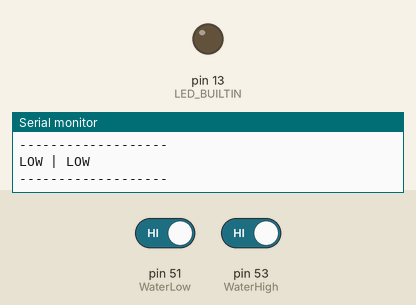
Recording of a sketch running on a simulated Arduino Mega 2560, built with avr-gcc and run on an emulated ATmega2560. Parts: output pins drawn as LEDs (lit = HIGH), the last lines printed to the serial monitor. Inputs (shaded band) come from the test bench; at power-on: pin 51 (WaterLow) HIGH, pin 53 (WaterHigh) HIGH.

Above: at 1.8 s.
1.9 s: pin 51 (WaterLow) driven LOW
4.5 s: pin 53 (WaterHigh) driven LOW
At 6.1 s:
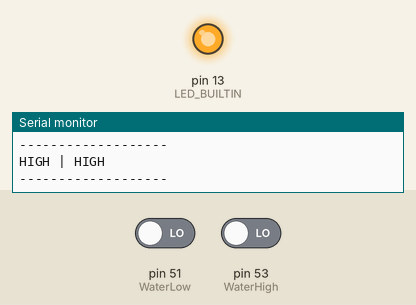
6.5 s: pin 53 (WaterHigh) driven HIGH
At 7.7 s:
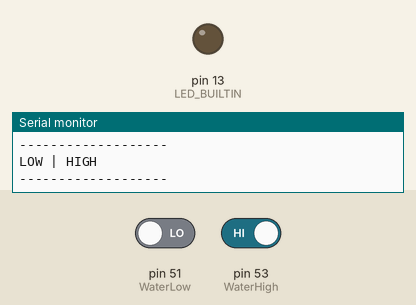
Timing chart, 0 to 9.5 s (numbered marks = the images above; inputs shaded):
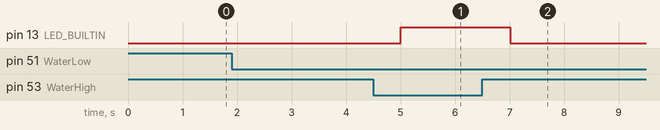

The sketch:

test_flowless.ino
```cpp
#include <Arduino.h>
int WaterHigh = 53;
int WaterLow = 51;
#define INTERVAL_MESSAGE1 1000 //5วินาที
unsigned long time_1 = 0;
void print_time(unsigned long time_millis);

void setup() {
  Serial.begin(9600);
  Serial.println("Start flowless Test");
  Serial.println("-------------------");
  pinMode(WaterHigh, INPUT);
  pinMode(WaterLow, INPUT);
  pinMode(LED_BUILTIN, OUTPUT);
}

void loop() {
  if (millis() - time_1 > INTERVAL_MESSAGE1) {
    // เต็มล่างบน
    if (digitalRead(WaterHigh) == LOW && digitalRead(WaterLow) == LOW) {
      Serial.println("HIGH | HIGH");
      Serial.println("-------------------");
      digitalWrite(LED_BUILTIN, HIGH);
    }
    // เต็มล่างไม่เต็มบน
    if (digitalRead(WaterHigh) == HIGH && digitalRead(WaterLow) == LOW) {
      Serial.println("LOW | HIGH");
      Serial.println("-------------------");
      digitalWrite(LED_BUILTIN, LOW);
    }
    // ไม่เต็มล่าง
    if (digitalRead(WaterHigh) == HIGH && digitalRead(WaterLow) == HIGH) {
      Serial.println("LOW | LOW");
      Serial.println("-------------------");
      digitalWrite(LED_BUILTIN, LOW);
    }
    time_1 = millis();
  }
}
```

Measured:
- after the input at 4.5 s, pin 13 (LED_BUILTIN): LOW → HIGH after 0.51 s
- after the input at 6.5 s, pin 13 (LED_BUILTIN): HIGH → LOW after 0.51 s
